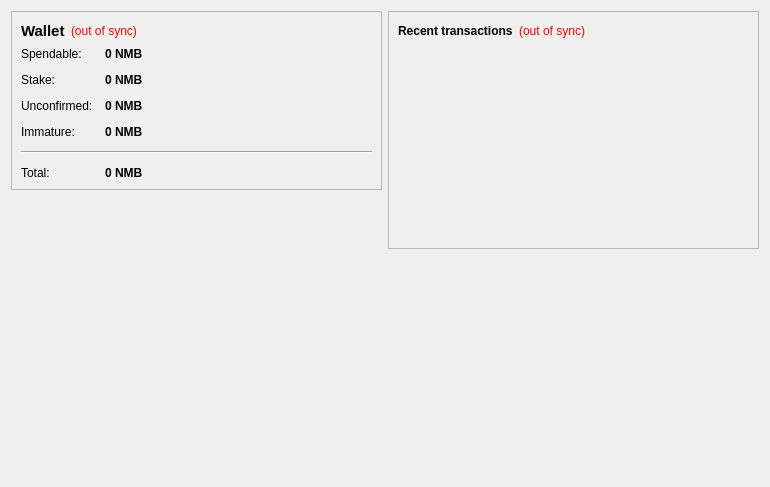
<?xml version="1.0" encoding="UTF-8"?>
<ui version="4.0">
 <class>OverviewPage</class>
 <widget class="QWidget" name="OverviewPage">
  <property name="geometry">
   <rect>
    <x>0</x>
    <y>0</y>
    <width>770</width>
    <height>487</height>
   </rect>
  </property>
  <property name="windowTitle">
   <string>Form</string>
  </property>
  <layout class="QHBoxLayout" name="horizontalLayout" stretch="1,1">
   <item>
    <layout class="QVBoxLayout" name="verticalLayout_2">
     <item>
      <widget class="QFrame" name="frame">
       <property name="frameShape">
        <enum>QFrame::StyledPanel</enum>
       </property>
       <property name="frameShadow">
        <enum>QFrame::Raised</enum>
       </property>
       <layout class="QVBoxLayout" name="verticalLayout_4">
        <item>
         <layout class="QHBoxLayout" name="horizontalLayout_4">
          <item>
           <widget class="QLabel" name="label_5">
            <property name="font">
             <font>
              <pointsize>11</pointsize>
              <weight>75</weight>
              <bold>true</bold>
             </font>
            </property>
            <property name="text">
             <string>Wallet</string>
            </property>
           </widget>
          </item>
          <item>
           <widget class="QLabel" name="labelWalletStatus">
            <property name="toolTip">
             <string>The displayed information may be out of date. Your wallet automatically synchronizes with the Nimbus network after a connection is established, but this process has not completed yet.</string>
            </property>
            <property name="styleSheet">
             <string notr="true">QLabel { color: red; }</string>
            </property>
            <property name="text">
             <string notr="true">(out of sync)</string>
            </property>
            <property name="alignment">
             <set>Qt::AlignLeading|Qt::AlignLeft|Qt::AlignVCenter</set>
            </property>
           </widget>
          </item>
          <item>
           <spacer name="horizontalSpacer_2">
            <property name="orientation">
             <enum>Qt::Horizontal</enum>
            </property>
            <property name="sizeHint" stdset="0">
             <size>
              <width>40</width>
              <height>20</height>
             </size>
            </property>
           </spacer>
          </item>
         </layout>
        </item>
        <item>
         <layout class="QFormLayout" name="formLayout_2">
          <property name="fieldGrowthPolicy">
           <enum>QFormLayout::AllNonFixedFieldsGrow</enum>
          </property>
          <property name="horizontalSpacing">
           <number>12</number>
          </property>
          <property name="verticalSpacing">
           <number>12</number>
          </property>
          <item row="0" column="0">
           <widget class="QLabel" name="label">
            <property name="text">
             <string>Spendable:</string>
            </property>
           </widget>
          </item>
          <item row="0" column="1">
           <widget class="QLabel" name="labelBalance">
            <property name="font">
             <font>
              <weight>75</weight>
              <bold>true</bold>
             </font>
            </property>
            <property name="cursor">
             <cursorShape>IBeamCursor</cursorShape>
            </property>
            <property name="toolTip">
             <string>Your current spendable balance</string>
            </property>
            <property name="text">
             <string notr="true">0 NMB</string>
            </property>
            <property name="textInteractionFlags">
             <set>Qt::LinksAccessibleByMouse|Qt::TextSelectableByKeyboard|Qt::TextSelectableByMouse</set>
            </property>
           </widget>
          </item>
          <item row="1" column="0">
           <widget class="QLabel" name="label_6">
            <property name="text">
             <string>Stake:</string>
            </property>
           </widget>
          </item>
          <item row="1" column="1">
           <widget class="QLabel" name="labelStake">
            <property name="font">
             <font>
              <weight>75</weight>
              <bold>true</bold>
             </font>
            </property>
            <property name="cursor">
             <cursorShape>IBeamCursor</cursorShape>
            </property>
            <property name="toolTip">
             <string>Total of coins that was staked, and do not yet count toward the current balance</string>
            </property>
            <property name="text">
             <string notr="true">0 NMB</string>
            </property>
            <property name="textInteractionFlags">
             <set>Qt::LinksAccessibleByMouse|Qt::TextSelectableByKeyboard|Qt::TextSelectableByMouse</set>
            </property>
           </widget>
          </item>
          <item row="2" column="0">
           <widget class="QLabel" name="label_3">
            <property name="text">
             <string>Unconfirmed:</string>
            </property>
           </widget>
          </item>
          <item row="2" column="1">
           <widget class="QLabel" name="labelUnconfirmed">
            <property name="font">
             <font>
              <weight>75</weight>
              <bold>true</bold>
             </font>
            </property>
            <property name="cursor">
             <cursorShape>IBeamCursor</cursorShape>
            </property>
            <property name="toolTip">
             <string>Total of transactions that have yet to be confirmed, and do not yet count toward the current balance</string>
            </property>
            <property name="text">
             <string notr="true">0 NMB</string>
            </property>
            <property name="textInteractionFlags">
             <set>Qt::LinksAccessibleByMouse|Qt::TextSelectableByKeyboard|Qt::TextSelectableByMouse</set>
            </property>
           </widget>
          </item>
          <item row="3" column="0">
           <widget class="QLabel" name="labelImmatureText">
            <property name="text">
             <string>Immature:</string>
            </property>
           </widget>
          </item>
          <item row="3" column="1">
           <widget class="QLabel" name="labelImmature">
            <property name="font">
             <font>
              <weight>75</weight>
              <bold>true</bold>
             </font>
            </property>
            <property name="toolTip">
             <string>Mined balance that has not yet matured</string>
            </property>
            <property name="text">
             <string notr="true">0 NMB</string>
            </property>
            <property name="textInteractionFlags">
             <set>Qt::LinksAccessibleByMouse|Qt::TextSelectableByKeyboard|Qt::TextSelectableByMouse</set>
            </property>
           </widget>
          </item>
          <item row="4" column="0" colspan="2">
           <widget class="Line" name="line">
            <property name="orientation">
             <enum>Qt::Horizontal</enum>
            </property>
           </widget>
          </item>
          <item row="5" column="0">
           <widget class="QLabel" name="labelTotalText">
            <property name="text">
             <string>Total:</string>
            </property>
           </widget>
          </item>
          <item row="5" column="1">
           <widget class="QLabel" name="labelTotal">
            <property name="font">
             <font>
              <weight>75</weight>
              <bold>true</bold>
             </font>
            </property>
            <property name="cursor">
             <cursorShape>IBeamCursor</cursorShape>
            </property>
            <property name="toolTip">
             <string>Your current total balance</string>
            </property>
            <property name="text">
             <string notr="true">0 NMB</string>
            </property>
            <property name="textInteractionFlags">
             <set>Qt::LinksAccessibleByMouse|Qt::TextSelectableByKeyboard|Qt::TextSelectableByMouse</set>
            </property>
           </widget>
          </item>
         </layout>
        </item>
       </layout>
      </widget>
     </item>
     <item>
      <spacer name="verticalSpacer">
       <property name="orientation">
        <enum>Qt::Vertical</enum>
       </property>
       <property name="sizeHint" stdset="0">
        <size>
         <width>20</width>
         <height>40</height>
        </size>
       </property>
      </spacer>
     </item>
     <item>
      <widget class="QLabel" name="label_2">
       <property name="autoFillBackground">
        <bool>true</bool>
       </property>
       <property name="text">
        <string/>
       </property>
       <property name="pixmap">
        <pixmap resource="../bitcoin.qrc">:/icons/techbg</pixmap>
       </property>
       <property name="scaledContents">
        <bool>false</bool>
       </property>
       <property name="margin">
        <number>0</number>
       </property>
      </widget>
     </item>
    </layout>
   </item>
   <item>
    <layout class="QVBoxLayout" name="verticalLayout_3">
     <item>
      <widget class="QFrame" name="frame_2">
       <property name="frameShape">
        <enum>QFrame::StyledPanel</enum>
       </property>
       <property name="frameShadow">
        <enum>QFrame::Raised</enum>
       </property>
       <layout class="QVBoxLayout" name="verticalLayout">
        <item>
         <layout class="QHBoxLayout" name="horizontalLayout_2">
          <item>
           <widget class="QLabel" name="label_4">
            <property name="text">
             <string>&lt;b&gt;Recent transactions&lt;/b&gt;</string>
            </property>
           </widget>
          </item>
          <item>
           <widget class="QLabel" name="labelTransactionsStatus">
            <property name="toolTip">
             <string>The displayed information may be out of date. Your wallet automatically synchronizes with the Nimbus network after a connection is established, but this process has not completed yet.</string>
            </property>
            <property name="styleSheet">
             <string notr="true">QLabel { color: red; }</string>
            </property>
            <property name="text">
             <string notr="true">(out of sync)</string>
            </property>
            <property name="alignment">
             <set>Qt::AlignRight|Qt::AlignTrailing|Qt::AlignVCenter</set>
            </property>
           </widget>
          </item>
          <item>
           <spacer name="horizontalSpacer">
            <property name="orientation">
             <enum>Qt::Horizontal</enum>
            </property>
            <property name="sizeHint" stdset="0">
             <size>
              <width>40</width>
              <height>20</height>
             </size>
            </property>
           </spacer>
          </item>
         </layout>
        </item>
        <item>
         <widget class="QListView" name="listTransactions">
          <property name="styleSheet">
           <string notr="true">QListView { background: transparent; }</string>
          </property>
          <property name="frameShape">
           <enum>QFrame::NoFrame</enum>
          </property>
          <property name="verticalScrollBarPolicy">
           <enum>Qt::ScrollBarAlwaysOff</enum>
          </property>
          <property name="horizontalScrollBarPolicy">
           <enum>Qt::ScrollBarAlwaysOff</enum>
          </property>
          <property name="selectionMode">
           <enum>QAbstractItemView::NoSelection</enum>
          </property>
         </widget>
        </item>
       </layout>
      </widget>
     </item>
     <item>
      <spacer name="verticalSpacer_2">
       <property name="orientation">
        <enum>Qt::Vertical</enum>
       </property>
       <property name="sizeHint" stdset="0">
        <size>
         <width>20</width>
         <height>40</height>
        </size>
       </property>
      </spacer>
     </item>
    </layout>
   </item>
  </layout>
 </widget>
 <resources/>
 <connections/>
</ui>
